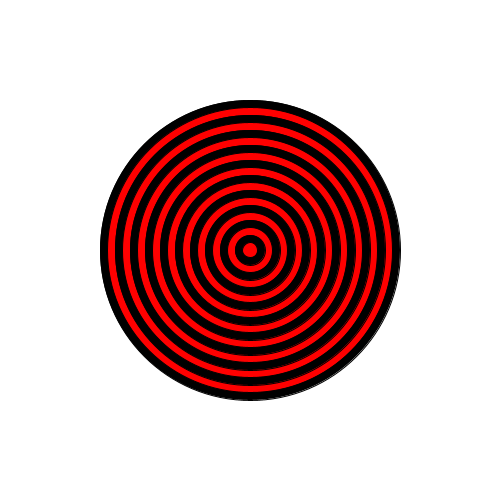
Frame 1 (no input)
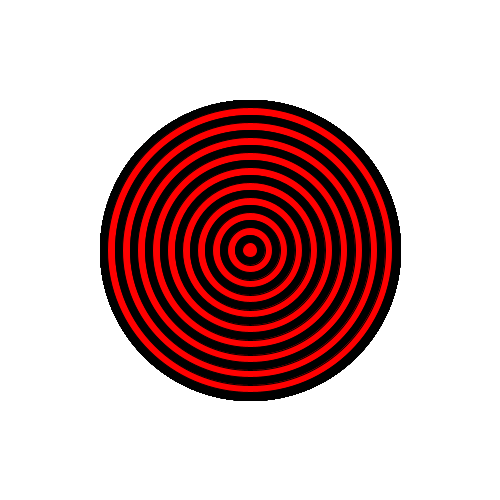
Frame 60 (the mouse pressed at the canvas centre just before this capture)
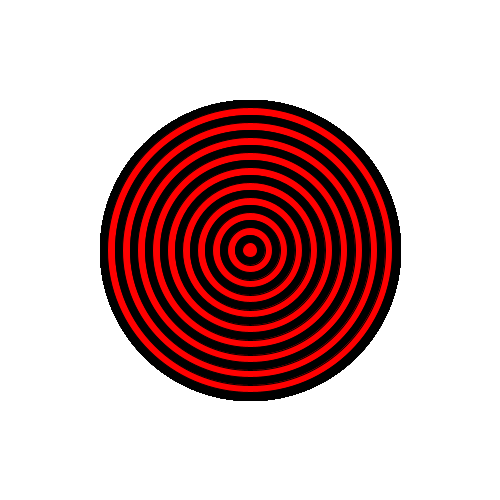
Frame 120 (the mouse held since frame 60 and released just before this capture)

The Processing sketch that drew these frames (run headless with seeded random() and noise(); from frame 60 on, the mouse is pressed at the canvas centre):

// Processing sketch: bullseye
// ── bullseye.pde

void setup() {
  size(500,500);
  background(255,255,255);
  
}

void draw() {
  for (int i = 300; i >= 0; i-=15) {
     if (i % 2 == 0) {
        fill(0,0,0);
     }
     else {
       fill(255,0,0);
     }
     ellipse(250,250,i,i);
  }

  //Starting with the largest ellipse, use a for loop to draw a bullseye with ellipses.
  
  //Use an if statement and modulo to alternate the color of your rings.
  
  
}
